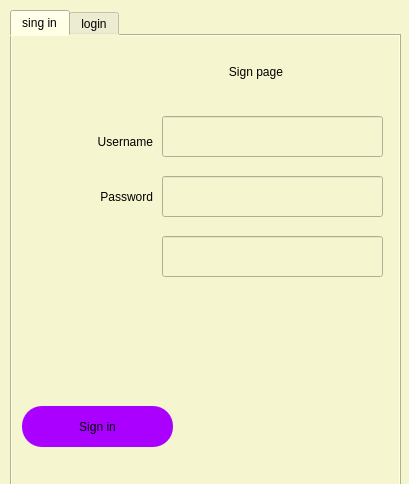
<?xml version="1.0" encoding="UTF-8"?>
<ui version="4.0">
 <class>LoginPage</class>
 <widget class="QWidget" name="LoginPage">
  <property name="geometry">
   <rect>
    <x>0</x>
    <y>0</y>
    <width>409</width>
    <height>484</height>
   </rect>
  </property>
  <property name="maximumSize">
   <size>
    <width>409</width>
    <height>484</height>
   </size>
  </property>
  <property name="windowTitle">
   <string>Form</string>
  </property>
  <property name="styleSheet">
   <string notr="true">background-color:rgb(245,245,207);
</string>
  </property>
  <widget class="QTabWidget" name="tabWidget">
   <property name="geometry">
    <rect>
     <x>10</x>
     <y>10</y>
     <width>391</width>
     <height>481</height>
    </rect>
   </property>
   <property name="styleSheet">
    <string notr="true">font: 20pt &quot;Tw Cen MT Condensed Extra Bold&quot;;
font-color:black;
</string>
   </property>
   <property name="currentIndex">
    <number>0</number>
   </property>
   <widget class="QWidget" name="tab">
    <attribute name="title">
     <string>sing in</string>
    </attribute>
    <widget class="QLineEdit" name="username">
     <property name="geometry">
      <rect>
       <x>150</x>
       <y>80</y>
       <width>221</width>
       <height>41</height>
      </rect>
     </property>
    </widget>
    <widget class="QLineEdit" name="password">
     <property name="geometry">
      <rect>
       <x>150</x>
       <y>140</y>
       <width>221</width>
       <height>41</height>
      </rect>
     </property>
    </widget>
    <widget class="QPushButton" name="singin">
     <property name="geometry">
      <rect>
       <x>10</x>
       <y>370</y>
       <width>151</width>
       <height>41</height>
      </rect>
     </property>
     <property name="styleSheet">
      <string notr="true">background-color : rgb(170, 0, 255);
font: 20pt &quot;Tw Cen MT Condensed Extra Bold&quot;;
font-color:black;
border-radius:20%;

</string>
     </property>
     <property name="text">
      <string>Sign in</string>
     </property>
    </widget>
    <widget class="QLineEdit" name="password_3">
     <property name="geometry">
      <rect>
       <x>150</x>
       <y>200</y>
       <width>221</width>
       <height>41</height>
      </rect>
     </property>
    </widget>
    <widget class="QLabel" name="label_5">
     <property name="geometry">
      <rect>
       <x>40</x>
       <y>260</y>
       <width>301</width>
       <height>81</height>
      </rect>
     </property>
     <property name="styleSheet">
      <string notr="true">color : red;
font-size : 15px;
</string>
     </property>
     <property name="text">
      <string/>
     </property>
     <property name="alignment">
      <set>Qt::AlignmentFlag::AlignRight|Qt::AlignmentFlag::AlignTrailing|Qt::AlignmentFlag::AlignVCenter</set>
     </property>
    </widget>
    <widget class="QLabel" name="label_9">
     <property name="geometry">
      <rect>
       <x>180</x>
       <y>370</y>
       <width>181</width>
       <height>31</height>
      </rect>
     </property>
     <property name="styleSheet">
      <string notr="true">color : red;
font-size : 15px;
</string>
     </property>
     <property name="text">
      <string/>
     </property>
     <property name="alignment">
      <set>Qt::AlignmentFlag::AlignRight|Qt::AlignmentFlag::AlignTrailing|Qt::AlignmentFlag::AlignVCenter</set>
     </property>
    </widget>
    <widget class="QLabel" name="label_10">
     <property name="geometry">
      <rect>
       <x>10</x>
       <y>80</y>
       <width>131</width>
       <height>51</height>
      </rect>
     </property>
     <property name="styleSheet">
      <string notr="true">
font: 20pt &quot;Tw Cen MT Condensed Extra Bold&quot;;

</string>
     </property>
     <property name="text">
      <string>Username</string>
     </property>
     <property name="alignment">
      <set>Qt::AlignmentFlag::AlignRight|Qt::AlignmentFlag::AlignTrailing|Qt::AlignmentFlag::AlignVCenter</set>
     </property>
    </widget>
    <widget class="QLabel" name="label_11">
     <property name="geometry">
      <rect>
       <x>10</x>
       <y>140</y>
       <width>131</width>
       <height>41</height>
      </rect>
     </property>
     <property name="styleSheet">
      <string notr="true">font: 20pt &quot;Tw Cen MT Condensed Extra Bold&quot;;
font-color:rgb(170, 0, 255);
</string>
     </property>
     <property name="text">
      <string>Password</string>
     </property>
     <property name="alignment">
      <set>Qt::AlignmentFlag::AlignRight|Qt::AlignmentFlag::AlignTrailing|Qt::AlignmentFlag::AlignVCenter</set>
     </property>
    </widget>
    <widget class="QLabel" name="label_12">
     <property name="geometry">
      <rect>
       <x>80</x>
       <y>10</y>
       <width>191</width>
       <height>51</height>
      </rect>
     </property>
     <property name="styleSheet">
      <string notr="true">font: 30pt &quot;Tw Cen MT Condensed Extra Bold&quot;;
font-color:black;
</string>
     </property>
     <property name="text">
      <string>Sign page</string>
     </property>
     <property name="alignment">
      <set>Qt::AlignmentFlag::AlignRight|Qt::AlignmentFlag::AlignTrailing|Qt::AlignmentFlag::AlignVCenter</set>
     </property>
    </widget>
   </widget>
   <widget class="QWidget" name="Tab2">
    <attribute name="title">
     <string>login</string>
    </attribute>
    <widget class="QLineEdit" name="username_2">
     <property name="geometry">
      <rect>
       <x>150</x>
       <y>100</y>
       <width>221</width>
       <height>41</height>
      </rect>
     </property>
    </widget>
    <widget class="QLineEdit" name="password_2">
     <property name="geometry">
      <rect>
       <x>150</x>
       <y>150</y>
       <width>221</width>
       <height>41</height>
      </rect>
     </property>
    </widget>
    <widget class="QPushButton" name="login">
     <property name="geometry">
      <rect>
       <x>20</x>
       <y>360</y>
       <width>151</width>
       <height>41</height>
      </rect>
     </property>
     <property name="styleSheet">
      <string notr="true">background-color : rgb(170, 0, 255);
font: 20pt &quot;Tw Cen MT Condensed Extra Bold&quot;;
font-color:black;
border-radius:20%;

</string>
     </property>
     <property name="text">
      <string>login</string>
     </property>
    </widget>
    <widget class="QLabel" name="label_6">
     <property name="geometry">
      <rect>
       <x>0</x>
       <y>90</y>
       <width>131</width>
       <height>51</height>
      </rect>
     </property>
     <property name="styleSheet">
      <string notr="true">font: 20pt &quot;Tw Cen MT Condensed Extra Bold&quot;;
font-color:black;
</string>
     </property>
     <property name="text">
      <string>Username</string>
     </property>
     <property name="alignment">
      <set>Qt::AlignmentFlag::AlignRight|Qt::AlignmentFlag::AlignTrailing|Qt::AlignmentFlag::AlignVCenter</set>
     </property>
    </widget>
    <widget class="QLabel" name="label_7">
     <property name="geometry">
      <rect>
       <x>0</x>
       <y>150</y>
       <width>131</width>
       <height>41</height>
      </rect>
     </property>
     <property name="styleSheet">
      <string notr="true">font: 20pt &quot;Tw Cen MT Condensed Extra Bold&quot;;
font-color:black;
</string>
     </property>
     <property name="text">
      <string>Password</string>
     </property>
     <property name="alignment">
      <set>Qt::AlignmentFlag::AlignRight|Qt::AlignmentFlag::AlignTrailing|Qt::AlignmentFlag::AlignVCenter</set>
     </property>
    </widget>
    <widget class="QLabel" name="label_8">
     <property name="geometry">
      <rect>
       <x>50</x>
       <y>220</y>
       <width>281</width>
       <height>121</height>
      </rect>
     </property>
     <property name="styleSheet">
      <string notr="true">color : red;
font-size : 15px;
</string>
     </property>
     <property name="text">
      <string/>
     </property>
     <property name="alignment">
      <set>Qt::AlignmentFlag::AlignRight|Qt::AlignmentFlag::AlignTrailing|Qt::AlignmentFlag::AlignVCenter</set>
     </property>
    </widget>
    <widget class="QPushButton" name="pushButton">
     <property name="geometry">
      <rect>
       <x>232</x>
       <y>368</y>
       <width>121</width>
       <height>41</height>
      </rect>
     </property>
     <property name="text">
      <string>ورود سریع</string>
     </property>
    </widget>
    <widget class="QLabel" name="label_13">
     <property name="geometry">
      <rect>
       <x>70</x>
       <y>10</y>
       <width>211</width>
       <height>51</height>
      </rect>
     </property>
     <property name="styleSheet">
      <string notr="true">font: 30pt &quot;Tw Cen MT Condensed Extra Bold&quot;;
font-color:black;
</string>
     </property>
     <property name="text">
      <string>Login page</string>
     </property>
     <property name="alignment">
      <set>Qt::AlignmentFlag::AlignRight|Qt::AlignmentFlag::AlignTrailing|Qt::AlignmentFlag::AlignVCenter</set>
     </property>
    </widget>
   </widget>
  </widget>
 </widget>
 <resources/>
 <connections/>
</ui>
